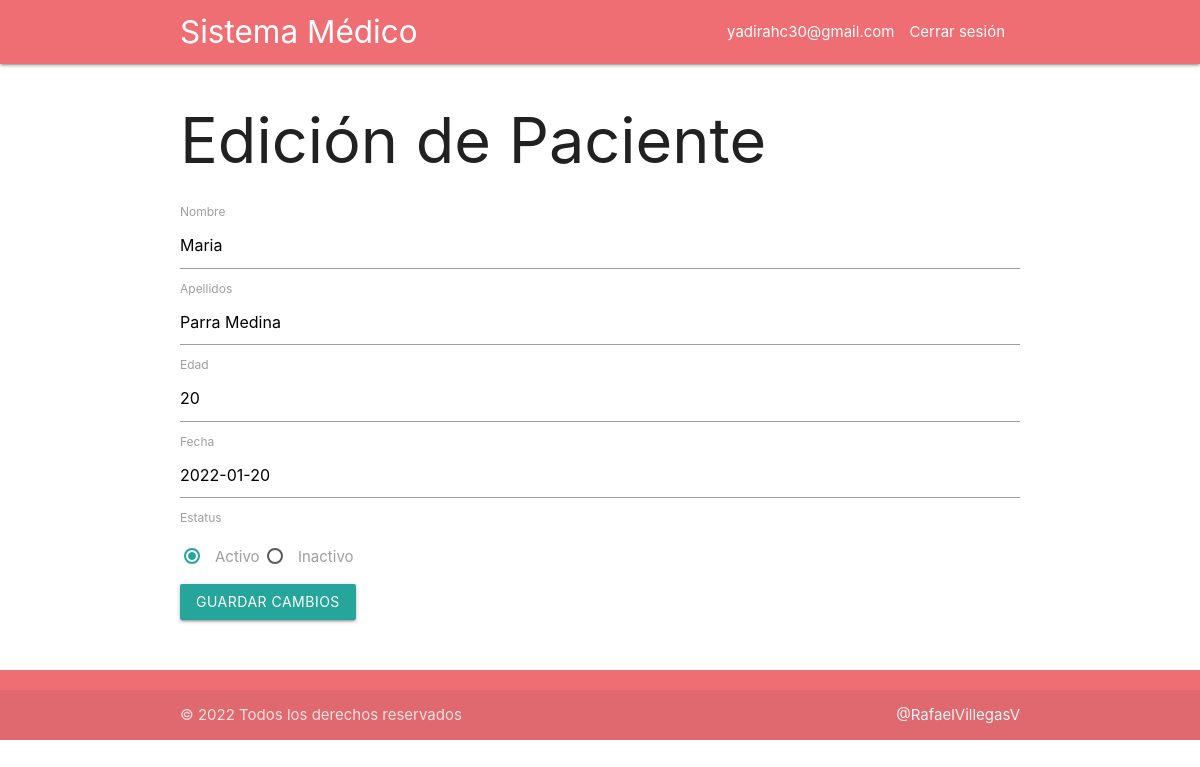
The app's page /editar_paciente.php?id=1 (signed in) with its own data.
### tables this page shows
CREATE TABLE IF NOT EXISTS `pacientes` (
    `id_paciente` INT(11) NOT NULL AUTO_INCREMENT,
    `nombre_paciente` VARCHAR(45) NOT NULL,
    `apellidos_paciente` VARCHAR(45) DEFAULT NULL,
    `edad` INT(45) NOT NULL,
    `fecha_alta` DATE NOT NULL,
    `estatus` TINYINT(1) NOT NULL DEFAULT '1',
    PRIMARY KEY (`id_paciente`)
);

### editar_paciente.php (the view, shortened to what this page needs)
<?php session_start();
if (isset($_SESSION['elusuario'])) {
    include('./layout/cabecera.php');
?>
    <h1>Edición de Paciente</h1>
    <?php
    require_once('./includes/conexion.php');
    if (isset($_GET['id'])) {
        $elIDp = $_GET['id'];
        $consulta2 = "select * from pacientes where id_paciente=:elidp";
        $sql2 = $conexion->prepare($consulta2);
        $sql2->bindParam(':elidp', $elIDp);
        $sql2->execute();
        $resultado2 = $sql2->fetchAll(PDO::FETCH_OBJ);
        if ($sql2->rowCount() > 0) {
            $elnombrep = $resultado2[0]->nombre_paciente;
            $elapellidosp = $resultado2[0]->apellidos_paciente;
            $laedadp = $resultado2[0]->edad;
            $lafechap = $resultado2[0]->fecha_alta;
    ?>
            <form action="procesar_editar_paciente.php" method="post">
                <label>Nombre</label>
                <input name="nombre" value="<?= $elnombrep; ?> ">
                <label>Apellidos</label>
                <input name="apellidos" value="<?= $elapellidosp; ?> ">
                <label>Edad</label>
                <input name="edad" value="<?= $laedadp; ?> ">
                <label>Fecha</label>
                <input name="fecha_alta" value="<?= $lafechap; ?> ">
                <label>Estatus</label>
                <p>
                    <label>
                        <span>Activo</span>
                    </label>
                    <label>
                        <span>Inactivo</span>
                    </label>
                </p>
                <button type="submit" name="editarp" class="btn">Guardar cambios</button>
            </form>
<?php
        }
    }
    include('./layout/pie.php');
} else {
    header('location:index.php');
}
?>

### records on screen
pacientes: nombre "Maria", apellidos "Parra Medina", edad "20", fecha_alta "2022-01-20"

### other values on screen
$_SESSION['elusuario'] "yadirahc30@gmail.com"
